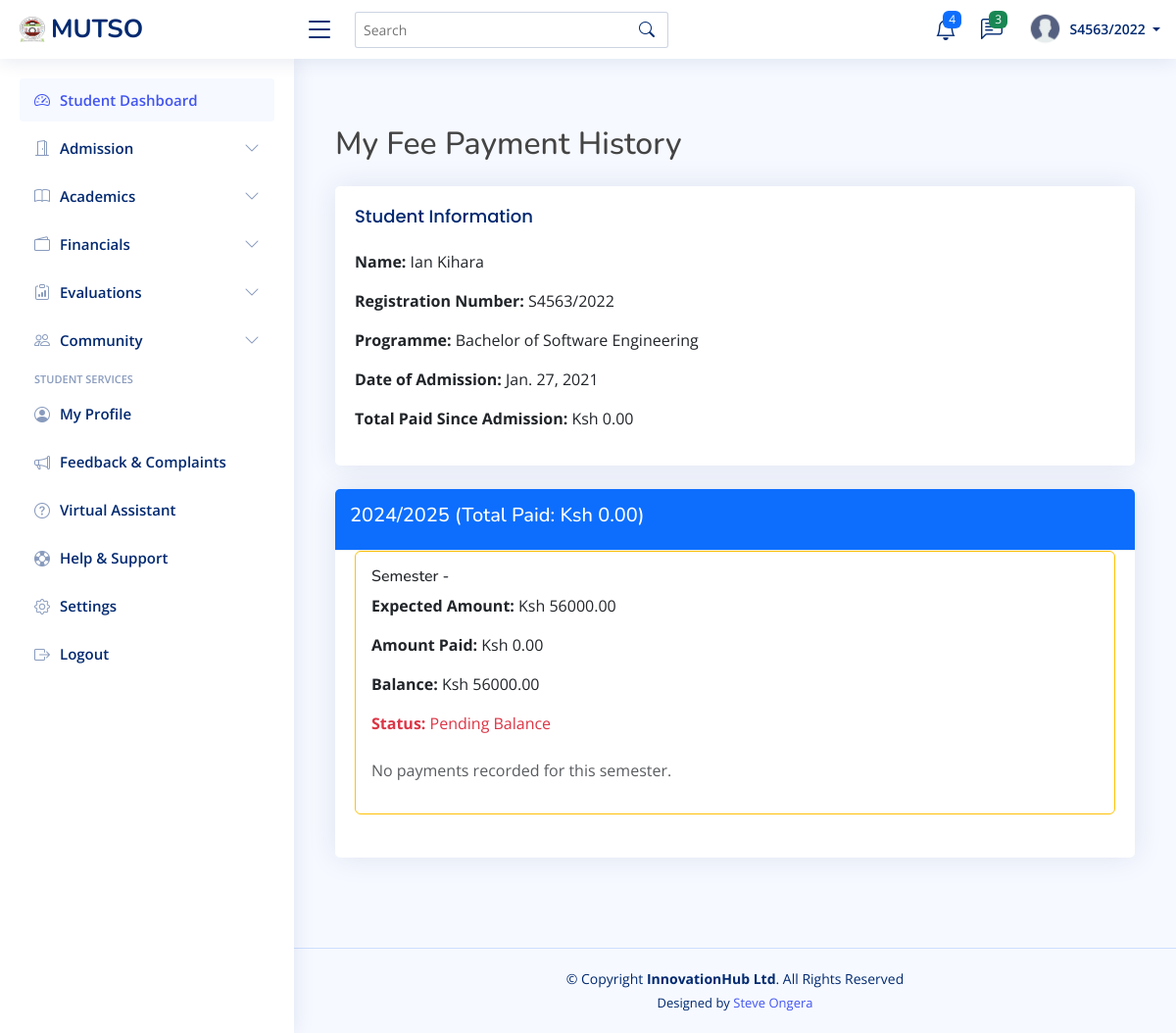
The app's page /fee-history/ (signed in), older data.
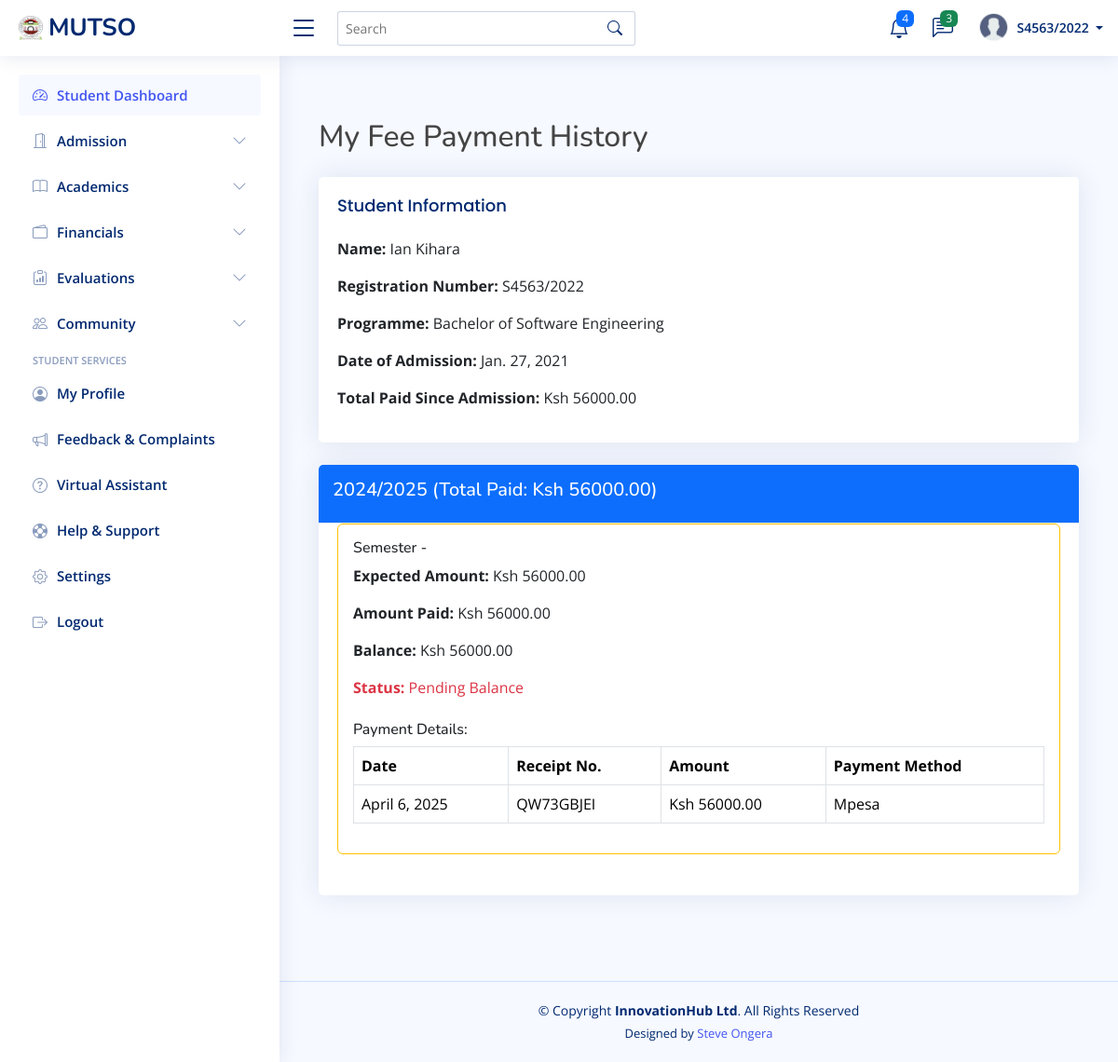
The same page, newer data.
### students_portal/models.py (models this page shows, shortened)
class User(AbstractUser):
    USER_TYPES = (
        ('student', 'Student'),
        ('lecturer', 'Lecturer'),
        ('admin', 'Administrator'),
        ('staff', 'Administrative Staff'),
        ('finance', 'Finance Officer'),
    )
    user_type = models.CharField(max_length=20, choices=USER_TYPES)
    is_verified = models.BooleanField(default=False)
    status = models.CharField(max_length=20, choices=[
        ('active', 'Active'),
        ('inactive', 'Inactive'),
        ('suspended', 'Suspended'),
    ], default='active')
    phone_number = models.CharField(max_length=15, blank=True, null=True)
    last_password_change = models.DateTimeField(default=timezone.now)
    password_reset_token = models.CharField(max_length=100, blank=True, null=True)
    password_reset_token_expiry = models.DateTimeField(blank=True, null=True)
    created_at = models.DateTimeField(auto_now_add=True)
    updated_at = models.DateTimeField(auto_now=True)

class Student(models.Model):
    registration_number = models.CharField(max_length=20, unique=True)
    first_name = models.CharField(max_length=100)
    last_name = models.CharField(max_length=100)
    middle_name = models.CharField(max_length=100, blank=True, null=True)
    id_number = models.CharField(max_length=20, blank=True, null=True)
    profile_picture = models.ImageField(upload_to='lecturer_profiles/', blank=True, null=True)
    programme = models.ForeignKey(Programme, on_delete=models.CASCADE, related_name='students')
    current_year = models.IntegerField()
    current_semester = models.IntegerField()
    date_of_admission = models.DateField()
    expected_graduation_date = models.DateField(blank=True, null=True)
    date_of_birth = models.DateField(blank=True, null=True)
    gender = models.CharField(max_length=10, choices=[
        ('M', 'Male'),
        ('F', 'Female'),
        ('O', 'Other')
    ], blank=True, null=True)
    email = models.EmailField(blank=True, null=True)
    phone_number = models.CharField(max_length=15, blank=True, null=True)
    religion = models.CharField(max_length=50, blank=True, null=True)
    county = models.CharField(max_length=50, blank=True, null=True)
    town = models.CharField(max_length=50, blank=True, null=True)
    postal_address = models.CharField(max_length=100, blank=True, null=True)
    postal_code = models.CharField(max_length=10, blank=True, null=True)
    parent_name = models.CharField(max_length=100, blank=True, null=True)
    parent_phone = models.CharField(max_length=15, blank=True, null=True)
    emergency_contact_name = models.CharField(max_length=100, blank=True, null=True)
    emergency_contact_relationship = models.CharField(max_length=50, blank=True, null=True)
    emergency_contact_phone = models.CharField(max_length=15, blank=True, null=True)
    is_active = models.BooleanField(default=True)
    status = models.CharField(max_length=20, choices=[
        ('active', 'Active'),
        ('inactive', 'Inactive'),
        ('graduated', 'Graduated'),
        ('deferred', 'Deferred'),
        ('suspended', 'Suspended'),
        ('transferred', 'Transferred'),
        ('withdrawn', 'Withdrawn')
    ], default='active')
    entry_mode = models.CharField(max_length=20, choices=[
        ('government_sponsored', 'Government-Sponsored'),
        ('self_sponsored', 'Self-Sponsored'),
        ('parallel', 'Parallel'),
        ('exchange', 'Exchange'),
        ('transfer', 'Transfer')
    ], default='government_sponsored')
    scholarship_info = models.TextField(blank=True, null=True)
    created_at = models.DateTimeField(auto_now_add=True)
    updated_at = models.DateTimeField(auto_now=True)
    def get_full_name(self):
        if self.middle_name:
            return f"{self.first_name} {self.middle_name} {self.last_name}"
        return f"{self.first_name} {self.last_name}"

class Programme(models.Model):
    name = models.CharField(max_length=200)
    code = models.CharField(max_length=20, unique=True)
    department = models.ForeignKey(Department, on_delete=models.CASCADE, related_name='programmes')
    duration_years = models.IntegerField()
    semesters_per_year = models.IntegerField(default=2)
    description = models.TextField(blank=True, null=True)

class AcademicYear(models.Model):
    name = models.CharField(max_length=50)
    start_date = models.DateField()
    end_date = models.DateField()
    is_current = models.BooleanField(default=False)

class FeesStructure(models.Model):
    programme = models.ForeignKey(Programme, on_delete=models.CASCADE, related_name='fee_structures')
    academic_year = models.ForeignKey(AcademicYear, on_delete=models.CASCADE, related_name='fee_structures')
    year_of_study = models.IntegerField()
    semester = models.IntegerField()
    amount = models.DecimalField(max_digits=10, decimal_places=2)
    description = models.TextField(blank=True, null=True)
    class Meta:
        unique_together = ('programme', 'academic_year', 'year_of_study', 'semester')

class StudentFee(models.Model):
    student = models.ForeignKey(Student, on_delete=models.CASCADE, related_name='fee_records')
    fee_structure = models.ForeignKey(FeesStructure, on_delete=models.CASCADE, related_name='student_fees')
    amount_paid = models.DecimalField(max_digits=10, decimal_places=2, default=0)
    balance = models.DecimalField(max_digits=10, decimal_places=2)
    last_payment_date = models.DateField(blank=True, null=True)

class FeePayment(models.Model):
    student_fee = models.ForeignKey(StudentFee, on_delete=models.CASCADE, related_name='payments')
    amount = models.DecimalField(max_digits=10, decimal_places=2)
    payment_date = models.DateField()
    receipt_number = models.CharField(max_length=50, unique=True)
    payment_method = models.CharField(max_length=50)
    recorded_by = models.ForeignKey(User, on_delete=models.SET_NULL, null=True, related_name='recorded_payments')

### students_portal/views.py (the view)
# urls.py: path('fee-history/', views.student_fee_history, name='student_fee_history'),
@login_required
def student_fee_history(request):
    try:
        student = Student.objects.get(registration_number=request.user.username)
    except ObjectDoesNotExist:
        return render(request, 'students/access_denied.html', {
            'message': 'No student record found matching your login credentials.'
        })
    fee_records = StudentFee.objects.filter(student=student).select_related(
        'fee_structure__academic_year',
        'fee_structure__programme',
        'fee_structure'
    ).order_by(
        'fee_structure__academic_year__start_date',
        'fee_structure__semester'
    )
    payment_history = {}
    total_paid = 0
    for record in fee_records:
        academic_year = record.fee_structure.academic_year
        semester = record.fee_structure.semester
        payments = FeePayment.objects.filter(student_fee=record).order_by('payment_date')
        paid_for_record = payments.aggregate(total=Sum('amount'))['total'] or 0
        total_paid += paid_for_record
        if academic_year not in payment_history:
            payment_history[academic_year] = {
                'total_paid': 0,
                'semesters': {}
            }
        payment_history[academic_year]['semesters'][semester] = {
            'fee_structure': record.fee_structure,
            'expected_amount': record.fee_structure.amount,
            'paid_amount': paid_for_record,
            'balance': record.balance,
            'payments': payments,
            'is_complete': record.balance <= 0
        }
        payment_history[academic_year]['total_paid'] += paid_for_record
    context = {
        'student': student,
        'payment_history': payment_history,
        'total_paid': total_paid,
        'semesters_per_year': student.programme.semesters_per_year,
    }
    return render(request, 'students/fee_history.html', context)

### templates/students/fee_history.html
{% extends 'base/base.html' %}
{% block content %}
<div class="container py-5">
    <h2 class="mb-4">My Fee Payment History</h2>
    <div class="card mb-4">
        <div class="card-body">
            <h5 class="card-title">Student Information</h5>
            <p><strong>Name:</strong> {{ student.get_full_name }}</p>
            <p><strong>Registration Number:</strong> {{ student.registration_number }}</p>
            <p><strong>Programme:</strong> {{ student.programme.name }}</p>
            <p><strong>Date of Admission:</strong> {{ student.date_of_admission }}</p>
            <p><strong>Total Paid Since Admission:</strong> Ksh {{ total_paid|floatformat:2 }}</p>
        </div>
    </div>
    {% for academic_year, year_data in payment_history.items %}
    <div class="card mb-4">
        <div class="card-header bg-primary text-white">
            <h5>{{ academic_year.name }} (Total Paid: Ksh {{ year_data.total_paid|floatformat:2 }})</h5>
        </div>
        <div class="card-body">
            {% for semester, semester_data in year_data.semesters.items %}
            <div class="mb-4 p-3 border rounded {% if semester_data.is_complete %}border-success{% else %}border-warning{% endif %}">
                <h6>Semester {{ semester.number }} - {{ semester.name }}</h6>
                <div class="row mb-2">
                    <div class="col-md-6">
                        <p><strong>Expected Amount:</strong> Ksh {{ semester_data.expected_amount|floatformat:2 }}</p>
                        <p><strong>Amount Paid:</strong> Ksh {{ semester_data.paid_amount|floatformat:2 }}</p>
                        <p><strong>Balance:</strong> Ksh {{ semester_data.balance|floatformat:2 }}</p>
                        <p class="{% if semester_data.is_complete %}text-success{% else %}text-danger{% endif %}">
                            <strong>Status:</strong>
                            {% if semester_data.is_complete %}Fully Paid{% else %}Pending Balance{% endif %}
                        </p>
                    </div>
                </div>
                {% if semester_data.payments %}
                <h6>Payment Details:</h6>
                <div class="table-responsive">
                    <table class="table table-bordered table-hover">
                        <thead class="thead-light">
                            <tr>
                                <th>Date</th>
                                <th>Receipt No.</th>
                                <th>Amount</th>
                                <th>Payment Method</th>
                            </tr>
                        </thead>
                        <tbody>
                            {% for payment in semester_data.payments %}
                            <tr>
                                <td>{{ payment.payment_date }}</td>
                                <td>{{ payment.receipt_number }}</td>
                                <td>Ksh {{ payment.amount|floatformat:2 }}</td>
                                <td>{{ payment.payment_method }}</td>
                            </tr>
                            {% endfor %}
                        </tbody>
                    </table>
                </div>
                {% else %}
                <p class="text-muted">No payments recorded for this semester.</p>
                {% endif %}
            </div>
            {% endfor %}
        </div>
    </div>
    {% empty %}
    <div class="alert alert-info">
        No fee records found for your account.
    </div>
    {% endfor %}
</div>
{% endblock %}

### templates/base/navbar.html (shortened to what this page needs)
{% load static %}
<header id="header" class="header fixed-top d-flex align-items-center">
    <div class="d-flex align-items-center justify-content-between">
      {% if request.user.is_staff %}
        <a href="#" class="logo d-flex align-items-center">
        {% else %}
        <a href="#" class="logo d-flex align-items-center">
      {% endif %}
        <img src="{% static 'assets/img/logo.png'%}" alt="">
        <span class="d-none d-lg-block">MUTSO</span>
      </a>
      <i class="bi bi-list toggle-sidebar-btn"></i>
    </div>
    <div class="search-bar">
      <form class="search-form d-flex align-items-center" method="POST" action="#">
        <input type="text" name="query" placeholder="Search" title="Enter search keyword">
        <button type="submit" title="Search"><i class="bi bi-search"></i></button>
      </form>
    </div>
    <nav class="header-nav ms-auto">
      <ul class="d-flex align-items-center">
        <li class="nav-item dropdown">
          <a class="nav-link nav-icon" href="#" data-bs-toggle="dropdown">
            <i class="bi bi-bell"></i>
            <span class="badge bg-primary badge-number">4</span>
          </a>
            </li>
          </ul>
        <li class="nav-item dropdown">
          <a class="nav-link nav-icon" href="#" data-bs-toggle="dropdown">
            <i class="bi bi-chat-left-text"></i>
            <span class="badge bg-success badge-number">3</span>
          </a>
        </li>
        <li class="nav-item dropdown pe-3">
          <a class="nav-link nav-profile d-flex align-items-center pe-0" href="#" data-bs-toggle="dropdown">
            <img src="{% static 'assets/img/profile.png'%}" alt="Profile" class="rounded-circle">
            <span class="d-none d-md-block dropdown-toggle ps-2">
              {% if user.is_authenticated %}
                   {{ user.username }}
              {% else %}
                  Admin
              {% endif %}
            </span>
          </a>
        </li>
    </nav>
  </header>

Row changes from the older to the newer data that the page shows:
computed for AcademicYear: total_paid "0.00" → "56000.00"
computed for FeesStructure: paid_amount "0.00" → "56000.00"; text "No payments recorded for this semester." → "Payment Details: Date Receipt No. Amount Payment Method"
added FeePayment: payment_date "April 6, 2025", receipt_number "QW73GBJEI", amount "56000.00", payment_method "Mpesa"
Text that changed along with them:
{{ total_paid|floatformat:2 }}: "0.00" → "56000.00"
